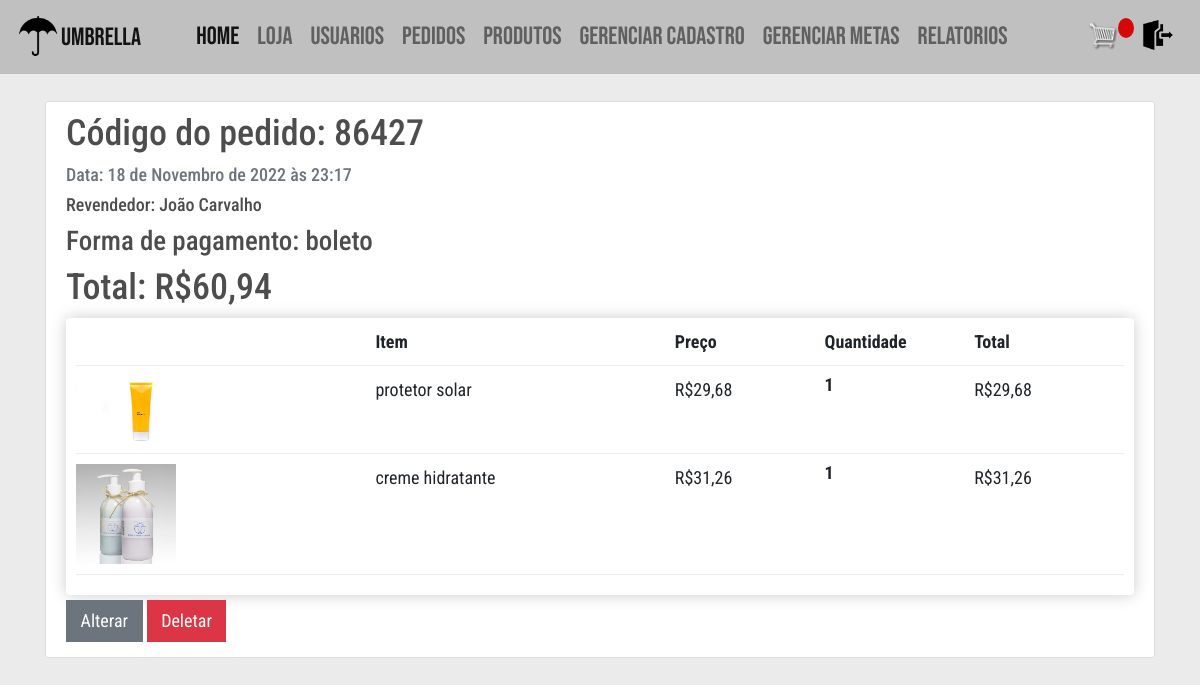
Page /detalhe_pedido/2/ (signed in) on the committed database.
### vendas/models.py (models this page shows, shortened)
class Pedido(models.Model):
    cod_pedido = models.CharField(
        _("código do pedido"), max_length=100, null=True)
    APROV_PEND = "aprovacao_pendente"
    APROVADO = "aprovado"
    ENVIADO = "enviado"
    FINALIZADO = "finalizado"
    opcoes_status = [
        (APROV_PEND, "Aprovação pendente"),
        (APROVADO, "Aprovado"),
        (ENVIADO, "Enviado"),
        (FINALIZADO, "Finalizado"),
    ]
    status = models.CharField(choices=opcoes_status,
                              max_length=50, null=True, blank=True, default=APROV_PEND)
    completo = models.BooleanField(default=False)
    data = models.DateTimeField(
        _("data do pedido"), default=timezone.now, null=True, blank=True)
    subtotal = models.FloatField(
        _("valor pré-desconto do pedido"), null=True, blank=True)
    total = models.FloatField(
        _("valor total do pedido"), null=True, blank=True)
    CREDITO = "credito"
    DEBITO = "debito"
    PIX = "pix"
    BOLETO = "boleto"
    opcoes_pagamento = [
        (CREDITO, "Credito"),
        (DEBITO, "Debito"),
        (PIX, "Pix"),
        (BOLETO, "Boleto"),
    ]
    metodo_de_pagamento = models.CharField(
        choices=opcoes_pagamento, max_length=200, null=True, blank=True)
    franquia = models.ForeignKey(Franquia, verbose_name=_(
        "franquia"), on_delete=models.SET_NULL, null=True, blank=True)
    loja = models.ForeignKey(Loja, verbose_name=_(
        "loja"), on_delete=models.SET_NULL, null=True, blank=True)
    revendedor = models.ForeignKey(Revendedor, verbose_name=_(
        "revendedor"), on_delete=models.SET_NULL, null=True, blank=True)
    @property
    def get_carrinho_total(self):
        itenspedido = self.itempedido_set.filter()
        total = sum([item.get_total for item in itenspedido])
        return total

class Revendedor(models.Model):
    user = models.OneToOneField(
        User, on_delete=models.CASCADE)
    nome = models.CharField(_("Nome"), max_length=100, blank=True)
    cpf = models.CharField(_("CPF"), max_length=15, blank=True)
    telefone = models.CharField(_("Telefone"), max_length=15, blank=True)
    cep = models.CharField(
        _("CEP"), max_length=15, blank=True)
    uf = models.CharField(
        _("UF"), max_length=2, blank=True)
    cidade = models.CharField(
        _("cidade"), max_length=50, blank=True)
    bairro = models.CharField(
        _("bairro"), max_length=50, blank=True)
    logradouro = models.CharField(
        _("logradouro"), max_length=100, blank=True)
    numero = models.CharField(
        _("numero"), max_length=5, blank=True)
    datanasc = models.DateField(
        _("Data de nascimento"), auto_now=False, auto_now_add=False, blank=True)
    sexo = models.CharField(_("sexo"), choices=opcoes_sexo,
                            max_length=30, blank=True)
    supervisor = models.ForeignKey(Supervisor, verbose_name=_(
        "supervisor"), on_delete=models.SET_NULL, null=True, blank=True)
    def meta_iniciante():
        return Meta.objects.get(nivel=Meta.INICIANTE)
    meta = models.ForeignKey(
        Meta, on_delete=models.SET_NULL, null=True, blank=True, default=meta_iniciante)
    is_aprovado = models.BooleanField(_('Aprovado'), default=False)
    def __str__(self):
        return self.nome

class ItemPedido(models.Model):
    pedido = models.ForeignKey(Pedido, verbose_name=_(
        "Pedido"), on_delete=models.CASCADE, null=True)
    produto = models.ForeignKey(Produto, verbose_name=_(
        "produto"), on_delete=models.CASCADE, null=True)
    quantidade = models.IntegerField(
        _("quantidade"), default=0, null=True, blank=True)
    data_adicionado = models.DateTimeField(auto_now_add=True)
    @property
    def get_total(self):
        total = self.produto.preco * self.quantidade
        return total

class Produto(models.Model):
    codigo = models.IntegerField(_("codigo do produto"), unique=True)
    descricao = models.CharField(_("descrição"), max_length=200)
    nome = models.CharField(_("nome do produto"),
                            max_length=100)
    qtde_estoque = models.PositiveIntegerField(
        _("quantidade em estoque"))
    preco = models.FloatField(_("preço do produto"))
    image = models.ImageField(null=True, blank=True)
    @property
    def imageURL(self):
        try:
            url = self.image.url
        except:
            url = ''
        return url

### vendas/views.py (the view)
# urls.py: path('detalhe_pedido/<int:pk>/', views.detalhePedido, name='detalhe_pedido'),
@login_required
def detalhePedido(request, pk):
    pedido = Pedido.objects.get(id=pk)
    itens = pedido.itempedido_set.all()
    return render(request, "vendas/detalhe_pedido.html", {'pedido': pedido, 'itens': itens})

### users/models.py (called while the page is built)
    def __str__(self):
        return self.email

### vendas/templates/vendas/detalhe_pedido.html (shortened to what this page needs)
{% extends "vendas/base.html" %}
{% block content %}
<article class="media content-section">
  <div class="media-body">
    <div class="article-metadata">
      <h2>Código do pedido: {{ pedido.cod_pedido }}</h2>
      <h6 class="text-muted">Data: {{ pedido.data}}</h6>
      {% if pedido.revendedor %}
      <h6>Revendedor: {{ pedido.revendedor }}</h6>
      {% elif pedido.loja %}
      <h6>Loja: {{ pedido.loja }}</h6>
      {% endif %}
      <h4>Forma de pagamento: {{pedido.metodo_de_pagamento}}</h4>
      <h2>Total: R${{ pedido.get_carrinho_total|floatformat:2 }}</h2>
      <div class="box-element">
        <div class="carrinho-row">
          <div style="flex:2"></div>
          <div style="flex:2"><strong>Item</strong></div>
          <div style="flex:1"><strong>Preço</strong></div>
          <div style="flex:1"><strong>Quantidade</strong></div>
          <div style="flex:1"><strong>Total</strong></div>
        </div>
        {% for item in itens %}
        <div class="carrinho-row">
          <div style="flex:2"><img class="row-image"
              src="{{item.produto.imageURL}}"></div>
          <div style="flex:2"><p>{{item.produto.nome}}</p></div>
          <div style="flex:1"><p>R${{item.produto.preco|floatformat:2}}</p></div>
          <div style="flex:1">
            <p class="quantity">{{item.quantidade}}</p>
          </div>
          <div style="flex:1"><p>R${{item.get_total|floatformat:2}}</p></div>
        </div>
        {% endfor %}
      </div>
      {% if pedido.revendedor.user == request.user or pedido.loja.user == request.user %}
        <div>
          <a class="btn btn-secondary btn-me mt-1 mb-1" href="{% url 'atualizar_pedido' pedido.id %}">Alterar</a>
          <a class="btn btn-danger btn-me mt-1 mb-1" href="{% url 'deletar_pedido' pedido.id %}">Deletar</a>
          {% if pedido.status == 'enviado' %}
            <a class="btn btn-success btn-me mt-1 mb-1" href="{% url 'confirmar_pedido' pedido.id %}">Confirmar recebimento</a>
          {% endif %}
        </div>
      {% elif request.user.tipo == 'franquia' %}
        <div>
          <a class="btn btn-secondary btn-me mt-1 mb-1" href="{% url 'atualizar_pedido' pedido.id %}">Alterar</a>
          <a class="btn btn-danger btn-me mt-1 mb-1" href="{% url 'deletar_pedido' pedido.id %}">Deletar</a>
        </div>
      {% endif %}
    </div>
  </div>
</article>
{% endblock content %}

### vendas/static/vendas/css/style.css (style rules this page uses)
html { font-size: 18px; }
body { margin: 0; padding: 0; font-family: 'Roboto Condensed', sans-serif; background-color: #EBEBEB; background-size: cover; background-repeat: no-repeat; background-position: center; height: 100vh; }
h1, h2, h3, h4, h5, h6 { color: hsl(0, 0%, 30%); }
.box-element { box-shadow: hsl(0, 0%, 80%) 0 0 16px; background-color: #fff; border-radius: 4px; padding: 10px; }
.btn { border-radius: 0; }
.row-image { width: 100px; }
.carrinho-row { display: flex; align-items: flex-stretch; padding-bottom: 10px; margin-bottom: 10px; border-bottom: 1px solid #ececec; }
.quantity { display: inline-block; font-weight: 700; padding-right: 10px; position:relative; top:-5px }
.content-section { background: #ffffff; padding: 10px 20px; border: 1px solid #dddddd; border-radius: 3px; margin-bottom: 20px; width: 100%; }

### rows in the picture
Pedido: cod_pedido "86427", data "18 de Novembro de 2022 às 23:17", revendedor "João Carvalho", metodo_de_pagamento "boleto", get_carrinho_total "60,94"
ItemPedido: produto.imageURL (picture), produto.nome "protetor solar", produto.preco "29,68", quantidade "1", get_total "29,68"
ItemPedido: produto.imageURL (picture), produto.nome "creme hidratante", produto.preco "31,26", quantidade "1", get_total "31,26"
